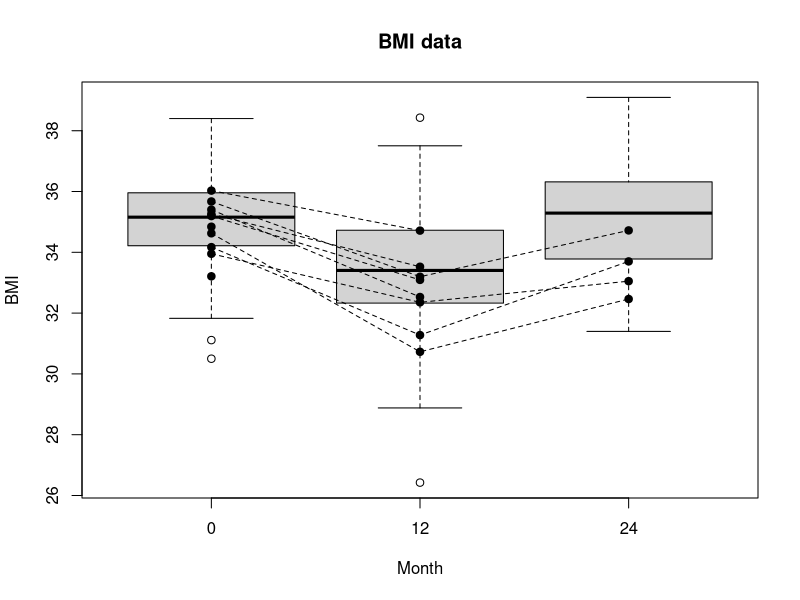

Reproduce this figure in R.
#' Code from Sergey for generating BMI reduction data
#' This code can be updated to generate external data in a similar manner
library(MASS)

n <- 200
set.seed(1234)
R <- rbinom(n,size = 1, prob=0.5)
eff1 <- -1.5   ## BMI reduction at an early  time point (the intervention effect)
eff2 <- -0.75 ## BMI reduction at the primary endpoint (the intervention effect)
red1 <- -1   ## BMI reduction at an early time point
red2 <- 0   ## BMI reduction at the primary endpoint
lost1 <- 0.2## probability of dropping prior to the early BMI assessment
lost2 <- 0.4 ## probability of dropping prior to the primary BMI assessment
baselineBMI <- 35

MU <- data.frame(BMI1=baselineBMI, 
                 BMI2=baselineBMI+red1 + R*eff1, 
                 BMI3=baselineBMI+red2 + R*eff2)
CORR  <- diag(rep(3,1))
CORR[CORR==0] <- 0.9
SDs <- sqrt(c(2,3,4))
SIGMA <- diag(SDs) %*% CORR %*% diag(SDs) 
BMI <- MASS::mvrnorm(n,mu=c(0,0,0),Sigma = SIGMA) + MU
BMI$R <- R
BMI[runif(n) < lost1, c("BMI2","BMI3")] <- NA
BMI[runif(n) < lost2, c("BMI3")] <- NA
colMeans(!is.na(BMI))

### plotting BMI data
boxplot(c(BMI$BMI1,BMI$BMI2,BMI$BMI3)~
          c(rep(0,n),rep(12,n),rep(24,n)),
        xlab="Month", ylab="BMI", main = "BMI data")
for(i in 1:10) {
  tmp <- BMI[i,]
  points(c(rep(1,1),rep(2,1),rep(3,1)),
         c(tmp$BMI1,tmp$BMI2,tmp$BMI3),pch=19)
  lines(c(rep(1,1),rep(2,1),rep(3,1)),
        c(tmp$BMI1,tmp$BMI2,tmp$BMI3),lty=2)
}
